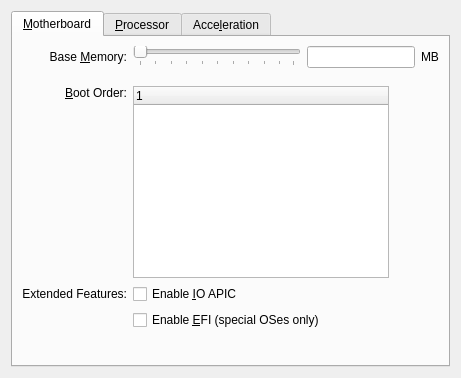
<?xml version="1.0" encoding="UTF-8"?>
<ui version="4.0">
 <comment>
 VBox frontends: Qt4 GUI (&quot;VirtualBox&quot;):

 Copyright (C) 2008 Sun Microsystems, Inc.

 This file is part of VirtualBox Open Source Edition (OSE), as
 available from http://www.virtualbox.org. This file is free software;
 you can redistribute it and/or modify it under the terms of the GNU
 General Public License (GPL) as published by the Free Software
 Foundation, in version 2 as it comes in the "COPYING" file of the
 VirtualBox OSE distribution. VirtualBox OSE is distributed in the
 hope that it will be useful, but WITHOUT ANY WARRANTY of any kind.

 Please contact Sun Microsystems, Inc., 4150 Network Circle, Santa
 Clara, CA 95054 USA or visit http://www.sun.com if you need
 additional information or have any questions.
 </comment>
 <class>VBoxVMSettingsSystem</class>
 <widget class="QWidget" name="VBoxVMSettingsSystem">
  <property name="geometry">
   <rect>
    <x>0</x>
    <y>0</y>
    <width>461</width>
    <height>378</height>
   </rect>
  </property>
  <layout class="QVBoxLayout" name="mLtMain">
   <item>
    <widget class="QTabWidget" name="mTwSystem">
     <property name="currentIndex">
      <number>0</number>
     </property>
     <widget class="QWidget" name="mTabMotherboard">
      <attribute name="title">
       <string>&amp;Motherboard</string>
      </attribute>
      <layout class="QGridLayout" name="mLtMotherboard">
       <item row="0" column="0">
        <widget class="QLabel" name="mLbMemory">
         <property name="sizePolicy">
          <sizepolicy hsizetype="Minimum" vsizetype="Fixed">
           <horstretch>0</horstretch>
           <verstretch>0</verstretch>
          </sizepolicy>
         </property>
         <property name="text">
          <string>Base &amp;Memory:</string>
         </property>
         <property name="alignment">
          <set>Qt::AlignRight|Qt::AlignTrailing|Qt::AlignVCenter</set>
         </property>
         <property name="buddy">
          <cstring>mLeMemory</cstring>
         </property>
        </widget>
       </item>
       <item row="0" column="1" rowspan="2">
        <layout class="QVBoxLayout" name="mLtMemorySlider">
         <property name="spacing">
          <number>0</number>
         </property>
         <item>
          <widget class="VBoxGuestRAMSlider" name="mSlMemory">
           <property name="whatsThis">
            <string>Controls the amount of memory provided to the virtual machine. If you assign too much, the machine might not start.</string>
           </property>
           <property name="orientation">
            <enum>Qt::Horizontal</enum>
           </property>
           <property name="tickPosition">
            <enum>QSlider::TicksBelow</enum>
           </property>
          </widget>
         </item>
         <item>
          <layout class="QHBoxLayout" name="mLtMemoryLegend">
           <property name="spacing">
            <number>0</number>
           </property>
           <item>
            <widget class="QLabel" name="mLbMemoryMin">
             <property name="sizePolicy">
              <sizepolicy hsizetype="Fixed" vsizetype="Fixed">
               <horstretch>0</horstretch>
               <verstretch>0</verstretch>
              </sizepolicy>
             </property>
            </widget>
           </item>
           <item>
            <spacer name="mSpHor1">
             <property name="orientation">
              <enum>Qt::Horizontal</enum>
             </property>
             <property name="sizeHint" stdset="0">
              <size>
               <width>0</width>
               <height>0</height>
              </size>
             </property>
            </spacer>
           </item>
           <item>
            <widget class="QLabel" name="mLbMemoryMax">
             <property name="sizePolicy">
              <sizepolicy hsizetype="Fixed" vsizetype="Fixed">
               <horstretch>0</horstretch>
               <verstretch>0</verstretch>
              </sizepolicy>
             </property>
             <property name="alignment">
              <set>Qt::AlignRight|Qt::AlignTrailing|Qt::AlignVCenter</set>
             </property>
            </widget>
           </item>
          </layout>
         </item>
        </layout>
       </item>
       <item row="0" column="2">
        <layout class="QHBoxLayout" name="mLtMemoryUnits">
         <item>
          <widget class="QILineEdit" name="mLeMemory">
           <property name="sizePolicy">
            <sizepolicy hsizetype="Minimum" vsizetype="Fixed">
             <horstretch>0</horstretch>
             <verstretch>0</verstretch>
            </sizepolicy>
           </property>
           <property name="whatsThis">
            <string>Controls the amount of memory provided to the virtual machine. If you assign too much, the machine might not start.</string>
           </property>
          </widget>
         </item>
         <item>
          <widget class="QLabel" name="mLbMemoryUnit">
           <property name="sizePolicy">
            <sizepolicy hsizetype="Fixed" vsizetype="Fixed">
             <horstretch>0</horstretch>
             <verstretch>0</verstretch>
            </sizepolicy>
           </property>
           <property name="text">
            <string>MB</string>
           </property>
          </widget>
         </item>
        </layout>
       </item>
       <item row="2" column="0">
        <widget class="QLabel" name="mLbBootOrder">
         <property name="sizePolicy">
          <sizepolicy hsizetype="Minimum" vsizetype="Fixed">
           <horstretch>0</horstretch>
           <verstretch>0</verstretch>
          </sizepolicy>
         </property>
         <property name="text">
          <string>&amp;Boot Order:</string>
         </property>
         <property name="alignment">
          <set>Qt::AlignRight|Qt::AlignTrailing|Qt::AlignVCenter</set>
         </property>
         <property name="buddy">
          <cstring>mTwBootOrder</cstring>
         </property>
        </widget>
       </item>
       <item row="2" column="1" rowspan="2" colspan="2">
        <layout class="QHBoxLayout" name="mLtBootOrder">
         <property name="spacing">
          <number>1</number>
         </property>
         <item>
          <widget class="BootItemsTable" name="mTwBootOrder">
           <property name="sizePolicy">
            <sizepolicy hsizetype="Fixed" vsizetype="Fixed">
             <horstretch>0</horstretch>
             <verstretch>0</verstretch>
            </sizepolicy>
           </property>
           <property name="whatsThis">
            <string>Defines the boot device order. Use checkboxes to the left to enable or disable individual boot devices. Move items up and down to change the device order.</string>
           </property>
           <property name="verticalScrollBarPolicy">
            <enum>Qt::ScrollBarAlwaysOff</enum>
           </property>
           <property name="horizontalScrollBarPolicy">
            <enum>Qt::ScrollBarAlwaysOff</enum>
           </property>
           <property name="alternatingRowColors">
            <bool>true</bool>
           </property>
           <property name="rootIsDecorated">
            <bool>false</bool>
           </property>
           <property name="uniformRowHeights">
            <bool>true</bool>
           </property>
           <column>
            <property name="text">
             <string/>
            </property>
           </column>
          </widget>
         </item>
         <item>
          <layout class="QVBoxLayout" name="mLtBootOrderButtons">
           <property name="spacing">
            <number>0</number>
           </property>
           <item>
            <widget class="QIToolButton" name="mTbBootItemUp">
             <property name="enabled">
              <bool>false</bool>
             </property>
             <property name="focusPolicy">
              <enum>Qt::StrongFocus</enum>
             </property>
             <property name="toolTip">
              <string>Move Down (Ctrl-Down)</string>
             </property>
             <property name="whatsThis">
              <string>Moves the selected boot device down.</string>
             </property>
             <property name="text">
              <string/>
             </property>
             <property name="icon">
              <iconset>
               <normaloff>../images/list_moveup_16px.png</normaloff>../images/list_moveup_16px.png</iconset>
             </property>
             <property name="autoRaise">
              <bool>true</bool>
             </property>
            </widget>
           </item>
           <item>
            <widget class="QIToolButton" name="mTbBootItemDown">
             <property name="enabled">
              <bool>false</bool>
             </property>
             <property name="focusPolicy">
              <enum>Qt::StrongFocus</enum>
             </property>
             <property name="toolTip">
              <string>Move Up (Ctrl-Up)</string>
             </property>
             <property name="whatsThis">
              <string>Moves the selected boot device up.</string>
             </property>
             <property name="text">
              <string/>
             </property>
             <property name="icon">
              <iconset>
               <normaloff>../images/list_movedown_16px.png</normaloff>../images/list_movedown_16px.png</iconset>
             </property>
             <property name="autoRaise">
              <bool>true</bool>
             </property>
            </widget>
           </item>
           <item>
            <spacer name="mSpVer2">
             <property name="orientation">
              <enum>Qt::Vertical</enum>
             </property>
             <property name="sizeHint" stdset="0">
              <size>
               <width>0</width>
               <height>0</height>
              </size>
             </property>
            </spacer>
           </item>
          </layout>
         </item>
         <item>
          <spacer name="mSpHor2">
           <property name="orientation">
            <enum>Qt::Horizontal</enum>
           </property>
           <property name="sizeHint" stdset="0">
            <size>
             <width>0</width>
             <height>0</height>
            </size>
           </property>
          </spacer>
         </item>
        </layout>
       </item>
       <item row="4" column="0">
        <widget class="QLabel" name="mLbMotherboardExtended">
         <property name="sizePolicy">
          <sizepolicy hsizetype="Minimum" vsizetype="Fixed">
           <horstretch>0</horstretch>
           <verstretch>0</verstretch>
          </sizepolicy>
         </property>
         <property name="text">
          <string>Extended Features:</string>
         </property>
         <property name="alignment">
          <set>Qt::AlignRight|Qt::AlignTrailing|Qt::AlignVCenter</set>
         </property>
        </widget>
       </item>
       <item row="4" column="1" colspan="2">
        <widget class="QCheckBox" name="mCbApic">
         <property name="sizePolicy">
          <sizepolicy hsizetype="Expanding" vsizetype="Fixed">
           <horstretch>0</horstretch>
           <verstretch>0</verstretch>
          </sizepolicy>
         </property>
         <property name="whatsThis">
          <string>When checked, the virtual machine will support the Input Output APIC (IO APIC), which may slightly decrease the VM performance. &lt;b&gt;Note:&lt;/b&gt; don't disable this feature after having installed a Windows guest operating system!</string>
         </property>
         <property name="text">
          <string>Enable &amp;IO APIC</string>
         </property>
        </widget>
       </item>
       <item row="5" column="1" colspan="2">
        <widget class="QCheckBox" name="mCbEFI">
         <property name="sizePolicy">
          <sizepolicy hsizetype="Expanding" vsizetype="Fixed">
           <horstretch>0</horstretch>
           <verstretch>0</verstretch>
          </sizepolicy>
         </property>
         <property name="whatsThis">
          <string>When checked, activates support for the Extended Firmware Interface (EFI), which is required to boot certain guest OSes. Non-EFI aware OSes will not be able to boot if activated..</string>
         </property>
         <property name="text">
          <string>Enable &amp;EFI (special OSes only)</string>
         </property>
        </widget>
       </item>
       <item row="6" column="0" colspan="3">
        <spacer name="mSpVer1">
         <property name="orientation">
          <enum>Qt::Vertical</enum>
         </property>
         <property name="sizeHint" stdset="0">
          <size>
           <width>0</width>
           <height>0</height>
          </size>
         </property>
        </spacer>
       </item>
      </layout>
     </widget>
     <widget class="QWidget" name="mTabProcessor">
      <attribute name="title">
       <string>&amp;Processor</string>
      </attribute>
      <layout class="QGridLayout" name="mLtProcessor">
       <item row="0" column="0">
        <widget class="QLabel" name="mLbCPU">
         <property name="sizePolicy">
          <sizepolicy hsizetype="Minimum" vsizetype="Fixed">
           <horstretch>0</horstretch>
           <verstretch>0</verstretch>
          </sizepolicy>
         </property>
         <property name="text">
          <string>&amp;Processor(s):</string>
         </property>
         <property name="alignment">
          <set>Qt::AlignRight|Qt::AlignTrailing|Qt::AlignVCenter</set>
         </property>
         <property name="buddy">
          <cstring>mLeCPU</cstring>
         </property>
        </widget>
       </item>
       <item row="0" column="1" rowspan="2">
        <layout class="QVBoxLayout" name="mLtCPUSlider">
         <property name="spacing">
          <number>0</number>
         </property>
         <item>
          <widget class="QIAdvancedSlider" name="mSlCPU">
           <property name="whatsThis">
            <string>Controls the number of virtual CPUs in the virtual machine.</string>
           </property>
           <property name="maximum">
            <number>4096</number>
           </property>
           <property name="singleStep">
            <number>200</number>
           </property>
           <property name="value">
            <number>512</number>
           </property>
           <property name="orientation">
            <enum>Qt::Horizontal</enum>
           </property>
           <property name="tickPosition">
            <enum>QSlider::TicksBelow</enum>
           </property>
          </widget>
         </item>
         <item>
          <layout class="QHBoxLayout" name="mLtCPULegend">
           <property name="spacing">
            <number>0</number>
           </property>
           <item>
            <widget class="QLabel" name="mLbCPUMin">
             <property name="sizePolicy">
              <sizepolicy hsizetype="Fixed" vsizetype="Fixed">
               <horstretch>0</horstretch>
               <verstretch>0</verstretch>
              </sizepolicy>
             </property>
            </widget>
           </item>
           <item>
            <spacer name="mSpHor4">
             <property name="orientation">
              <enum>Qt::Horizontal</enum>
             </property>
             <property name="sizeHint" stdset="0">
              <size>
               <width>0</width>
               <height>0</height>
              </size>
             </property>
            </spacer>
           </item>
           <item>
            <widget class="QLabel" name="mLbCPUMax">
             <property name="sizePolicy">
              <sizepolicy hsizetype="Fixed" vsizetype="Fixed">
               <horstretch>0</horstretch>
               <verstretch>0</verstretch>
              </sizepolicy>
             </property>
             <property name="alignment">
              <set>Qt::AlignRight|Qt::AlignTrailing|Qt::AlignVCenter</set>
             </property>
            </widget>
           </item>
          </layout>
         </item>
        </layout>
       </item>
       <item row="0" column="2">
        <widget class="QILineEdit" name="mLeCPU">
         <property name="sizePolicy">
          <sizepolicy hsizetype="Minimum" vsizetype="Fixed">
           <horstretch>0</horstretch>
           <verstretch>0</verstretch>
          </sizepolicy>
         </property>
         <property name="whatsThis">
          <string>Controls the number of virtual CPUs in the virtual machine.</string>
         </property>
        </widget>
       </item>
       <item row="2" column="0">
        <widget class="QLabel" name="mLbProcessorExtended">
         <property name="text">
          <string>Extended Features:</string>
         </property>
         <property name="alignment">
          <set>Qt::AlignRight|Qt::AlignTrailing|Qt::AlignVCenter</set>
         </property>
        </widget>
       </item>
       <item row="2" column="1" colspan="2">
        <widget class="QCheckBox" name="mCbPae">
         <property name="sizePolicy">
          <sizepolicy hsizetype="MinimumExpanding" vsizetype="Fixed">
           <horstretch>0</horstretch>
           <verstretch>0</verstretch>
          </sizepolicy>
         </property>
         <property name="whatsThis">
          <string>When checked, the Physical Address Extension (PAE) feature of the host CPU will be exposed to the virtual machine.</string>
         </property>
         <property name="text">
          <string>Enable PA&amp;E/NX</string>
         </property>
        </widget>
       </item>
       <item row="3" column="0" colspan="3">
        <spacer name="mSpVer3">
         <property name="orientation">
          <enum>Qt::Vertical</enum>
         </property>
         <property name="sizeHint" stdset="0">
          <size>
           <width>0</width>
           <height>0</height>
          </size>
         </property>
        </spacer>
       </item>
      </layout>
     </widget>
     <widget class="QWidget" name="mTabAcceleration">
      <attribute name="title">
       <string>Acce&amp;leration</string>
      </attribute>
      <layout class="QGridLayout" name="mLtAcceleration">
       <item row="0" column="0">
        <widget class="QLabel" name="mLbVirt">
         <property name="text">
          <string>Hardware Virtualization:</string>
         </property>
        </widget>
       </item>
       <item row="0" column="1">
        <widget class="QCheckBox" name="mCbVirt">
         <property name="sizePolicy">
          <sizepolicy hsizetype="MinimumExpanding" vsizetype="Fixed">
           <horstretch>0</horstretch>
           <verstretch>0</verstretch>
          </sizepolicy>
         </property>
         <property name="whatsThis">
          <string>When checked, the virtual machine will try to make use of the host CPU's hardware virtualization extensions such as Intel VT-x and AMD-V.</string>
         </property>
         <property name="text">
          <string>Enable &amp;VT-x/AMD-V</string>
         </property>
         <property name="checked">
          <bool>true</bool>
         </property>
        </widget>
       </item>
       <item row="1" column="1">
        <widget class="QCheckBox" name="mCbNestedPaging">
         <property name="sizePolicy">
          <sizepolicy hsizetype="MinimumExpanding" vsizetype="Fixed">
           <horstretch>0</horstretch>
           <verstretch>0</verstretch>
          </sizepolicy>
         </property>
         <property name="whatsThis">
          <string>When checked, the virtual machine will try to make use of the nested paging extension of Intel VT-x and AMD-V.</string>
         </property>
         <property name="text">
          <string>Enable Nested Pa&amp;ging</string>
         </property>
         <property name="checked">
          <bool>true</bool>
         </property>
        </widget>
       </item>
       <item row="2" column="0" colspan="2">
        <spacer name="verticalSpacer">
         <property name="orientation">
          <enum>Qt::Vertical</enum>
         </property>
         <property name="sizeHint" stdset="0">
          <size>
           <width>20</width>
           <height>40</height>
          </size>
         </property>
        </spacer>
       </item>
      </layout>
     </widget>
    </widget>
   </item>
  </layout>
 </widget>
 <customwidgets>
  <customwidget>
   <class>BootItemsTable</class>
   <extends>QTreeWidget</extends>
   <header>VBoxSettingsUtils.h</header>
  </customwidget>
  <customwidget>
   <class>QILineEdit</class>
   <extends>QLineEdit</extends>
   <header>QILineEdit.h</header>
  </customwidget>
  <customwidget>
   <class>QIAdvancedSlider</class>
   <extends>QSlider</extends>
   <header>QIAdvancedSlider.h</header>
  </customwidget>
  <customwidget>
   <class>VBoxGuestRAMSlider</class>
   <extends>QIAdvancedSlider</extends>
   <header>VBoxGuestRAMSlider.h</header>
  </customwidget>
  <customwidget>
   <class>QIToolButton</class>
   <extends>QToolButton</extends>
   <header>QIToolButton.h</header>
  </customwidget>
 </customwidgets>
 <resources/>
 <connections>
  <connection>
   <sender>mCbVirt</sender>
   <signal>toggled(bool)</signal>
   <receiver>mCbNestedPaging</receiver>
   <slot>setEnabled(bool)</slot>
   <hints>
    <hint type="sourcelabel">
     <x>195</x>
     <y>50</y>
    </hint>
    <hint type="destinationlabel">
     <x>196</x>
     <y>72</y>
    </hint>
   </hints>
  </connection>
 </connections>
</ui>
